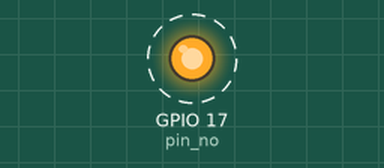
Simulated run of this program. Board: Raspberry Pi (BCM pin numbers). On the bench: output pins drawn as LEDs (lit = HIGH). Dashed ring = blinking.

Above: at 0.5 s.
Timing chart, 0 to 4.6 s (numbered marks = the images above):
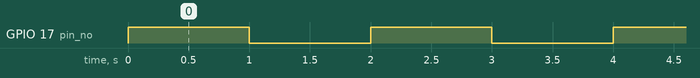

The program:

main.py
```python
# ------------------------------------------------------
# Import modules
# ------------------------------------------------------
import RPi.GPIO as GPIO
import time
# ======================================================

# ------------------------------------------------------
# Pin definition
# ------------------------------------------------------
pin_no = 17
# ======================================================

# ------------------------------------------------------
# Main Process Function
# ------------------------------------------------------
def main():
  # Setup
  GPIO.setmode(GPIO.BCM)
  GPIO.setup(pin_no, GPIO.OUT)

  try:
    # Loop
    while True:
        GPIO.output(pin_no, GPIO.HIGH)
        time.sleep(1)
        GPIO.output(pin_no, GPIO.LOW)
        time.sleep(1)
  except KeyboardInterrupt:
    pass

  GPIO.cleanup()
# ======================================================

# ------------------------------------------------------
# Program Start
# ------------------------------------------------------
if __name__ == '__main__':
    main()
```

Measured:
- by itself, GPIO 17 (pin_no): alternates HIGH for 1.0 s and LOW for 1.0 s
